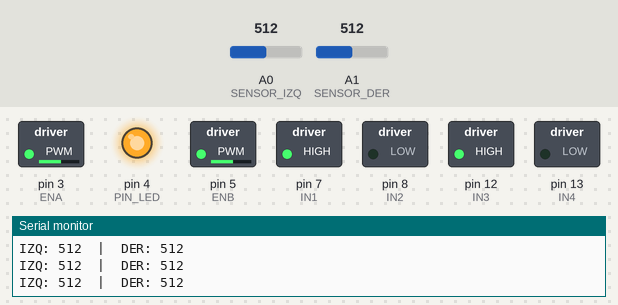
The sketch below on a simulated Arduino Uno, built with avr-gcc and run on an emulated ATmega328P. On the bench: switched loads named in the sketch (green lamp = pin HIGH), output pins drawn as LEDs (lit = HIGH), the last lines printed to the serial monitor. The inputs (shaded band) are chosen by the test bench; at power-on: A0 (SENSOR_IZQ) = 512, A1 (SENSOR_DER) = 512.

Above: at 1.2 s.
1.3 s: A0 (SENSOR_IZQ) set to 489
At 2.3 s:
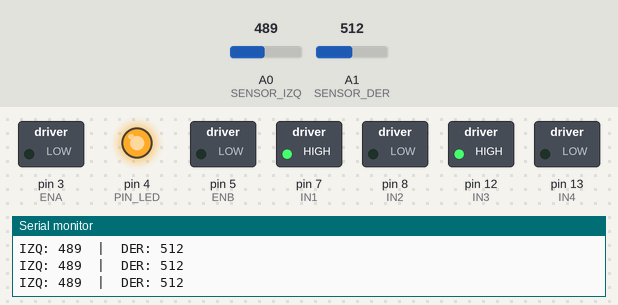
2.8 s: A0 (SENSOR_IZQ) set to 510
At 4.0 s:
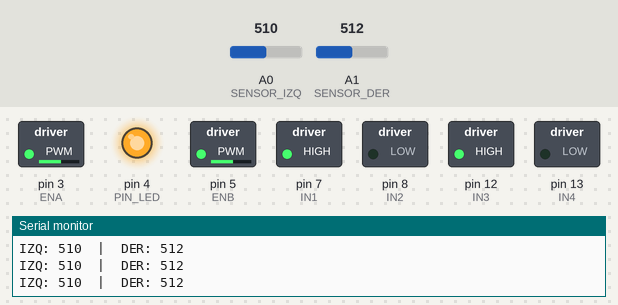
4.3 s: A1 (SENSOR_DER) set to 484
At 5.4 s:
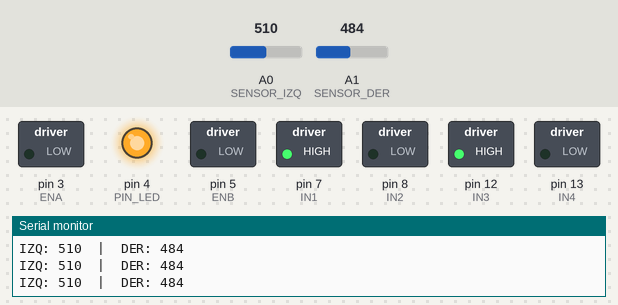
7.3 s: A1 (SENSOR_DER) set to 510
At 8.0 s:
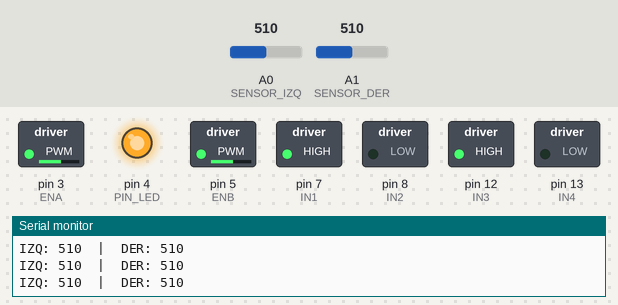
10.3 s: A1 (SENSOR_DER) set to 490
At 11.1 s:
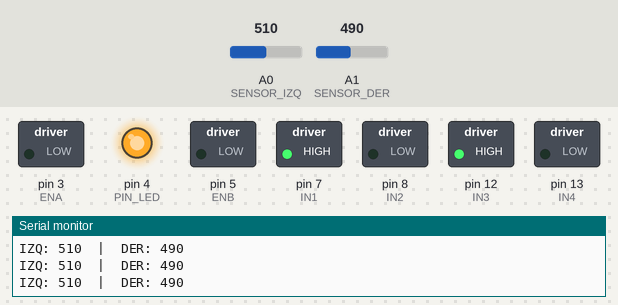
Timing chart, 0 to 12.8 s (numbered marks = the images above; inputs shaded):
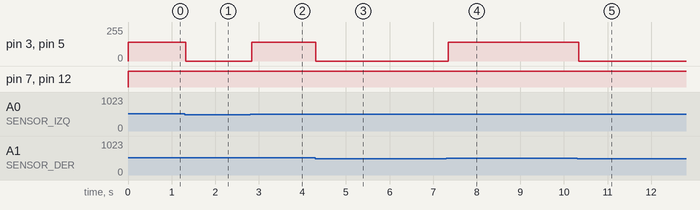

The sketch:

prueba_basica.ino
```cpp
// ============================================================
//  PRUEBA BÁSICA — Sensores IR + L298N + LED
//  Avanza si ambos sensores ven negro, se detiene si no.
//  LED encendido = sistema activo.
// ============================================================

// --- PINES L298N ---
#define ENA 3    // PWM motor izquierdo
#define IN1 7
#define IN2 8
#define ENB 5    // PWM motor derecho
#define IN3 12
#define IN4 13

// --- PINES SENSORES IR ---
#define SENSOR_IZQ A0
#define SENSOR_DER A1

// --- OTROS ---
#define PIN_LED 4

// --- CALIBRACIÓN ---
// Si el sensor devuelve valor ALTO sobre negro, deja > 500
// Si devuelve valor BAJO sobre negro, cambia a < 500
#define UMBRAL 500

void setup() {
  pinMode(IN1, OUTPUT);
  pinMode(IN2, OUTPUT);
  pinMode(IN3, OUTPUT);
  pinMode(IN4, OUTPUT);
  pinMode(PIN_LED, OUTPUT);

  digitalWrite(PIN_LED, HIGH);  // LED siempre encendido en prueba

  Serial.begin(9600);
  Serial.println("Prueba iniciada.");
}

void loop() {
  int valIzq = analogRead(SENSOR_IZQ);
  int valDer = analogRead(SENSOR_DER);

  // Muestra valores para calibrar el umbral
  Serial.print("IZQ: ");
  Serial.print(valIzq);
  Serial.print("  |  DER: ");
  Serial.println(valDer);

  bool negroIzq = (valIzq > UMBRAL);
  bool negroDer = (valDer > UMBRAL);

  if (negroIzq && negroDer) {
    avanzar();
  } else {
    detener();
  }

  delay(50);
}

void avanzar() {
  // Motor izquierdo adelante
  digitalWrite(IN1, HIGH);
  digitalWrite(IN2, LOW);
  analogWrite(ENA, 140);   // velocidad moderada

  // Motor derecho adelante
  digitalWrite(IN3, HIGH);
  digitalWrite(IN4, LOW);
  analogWrite(ENB, 140);
}

void detener() {
  analogWrite(ENA, 0);
  analogWrite(ENB, 0);
}
```

Measured:
- the behaviour switches between 501 and 500 on A0 (SENSOR_IZQ) (found by bisection; images 0 and 1)
- the behaviour switches between 501 and 500 on A1 (SENSOR_DER) (found by bisection; images 2 and 3)
- after the input at 1.3 s, pin 3 (ENA), pin 5 (ENB): 140/255 → 0/255 at once
- after the input at 2.8 s, pin 3 (ENA), pin 5 (ENB): 0/255 → 140/255 at once
- after the input at 4.3 s, pin 3 (ENA), pin 5 (ENB): 140/255 → 0/255 at once
- after the input at 7.3 s, pin 3 (ENA), pin 5 (ENB): 0/255 → 140/255 after 0.05 s
- after the input at 10.3 s, pin 3 (ENA), pin 5 (ENB): 140/255 → 0/255 at once
